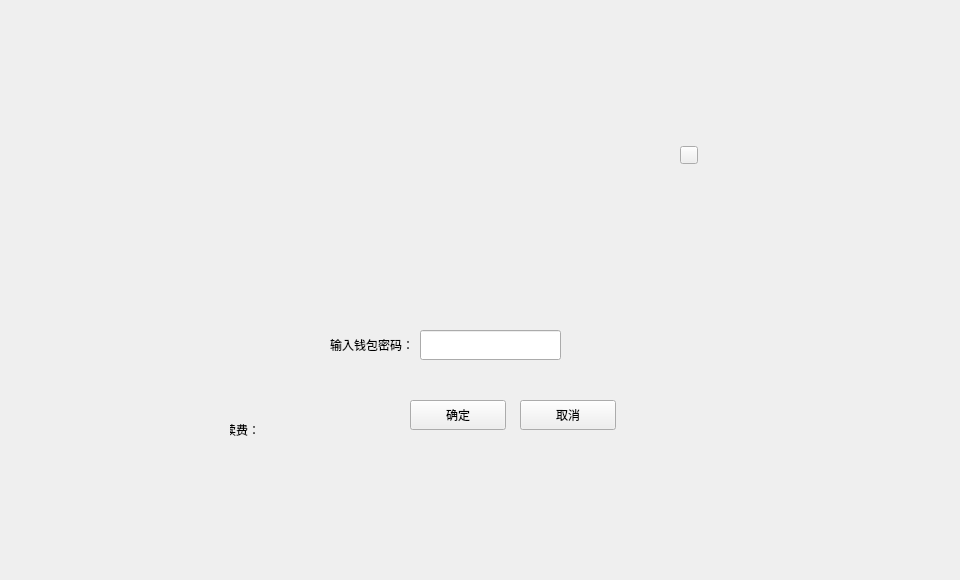
<?xml version="1.0" encoding="UTF-8"?>
<ui version="4.0">
 <class>WithdrawOrderDialog</class>
 <widget class="QDialog" name="WithdrawOrderDialog">
  <property name="geometry">
   <rect>
    <x>0</x>
    <y>0</y>
    <width>960</width>
    <height>580</height>
   </rect>
  </property>
  <property name="windowTitle">
   <string>Dialog</string>
  </property>
  <widget class="QWidget" name="widget" native="true">
   <property name="geometry">
    <rect>
     <x>0</x>
     <y>0</y>
     <width>960</width>
     <height>580</height>
    </rect>
   </property>
   <property name="font">
    <font>
     <family>微软雅黑</family>
    </font>
   </property>
   <widget class="QWidget" name="containerWidget" native="true">
    <property name="geometry">
     <rect>
      <x>230</x>
      <y>130</y>
      <width>500</width>
      <height>320</height>
     </rect>
    </property>
    <widget class="QToolButton" name="cancelBtn">
     <property name="geometry">
      <rect>
       <x>290</x>
       <y>270</y>
       <width>96</width>
       <height>30</height>
      </rect>
     </property>
     <property name="cursor">
      <cursorShape>PointingHandCursor</cursorShape>
     </property>
     <property name="styleSheet">
      <string notr="true"/>
     </property>
     <property name="text">
      <string>取消</string>
     </property>
    </widget>
    <widget class="QToolButton" name="okBtn">
     <property name="geometry">
      <rect>
       <x>180</x>
       <y>270</y>
       <width>96</width>
       <height>30</height>
      </rect>
     </property>
     <property name="cursor">
      <cursorShape>PointingHandCursor</cursorShape>
     </property>
     <property name="styleSheet">
      <string notr="true"/>
     </property>
     <property name="text">
      <string>确定</string>
     </property>
    </widget>
    <widget class="QLabel" name="label_2">
     <property name="geometry">
      <rect>
       <x>84</x>
       <y>200</y>
       <width>100</width>
       <height>30</height>
      </rect>
     </property>
     <property name="text">
      <string>输入钱包密码：</string>
     </property>
     <property name="alignment">
      <set>Qt::AlignRight|Qt::AlignTrailing|Qt::AlignVCenter</set>
     </property>
    </widget>
    <widget class="QLineEdit" name="pwdLineEdit">
     <property name="geometry">
      <rect>
       <x>190</x>
       <y>200</y>
       <width>141</width>
       <height>30</height>
      </rect>
     </property>
     <property name="echoMode">
      <enum>QLineEdit::Password</enum>
     </property>
    </widget>
    <widget class="QLabel" name="textLabel">
     <property name="geometry">
      <rect>
       <x>60</x>
       <y>20</y>
       <width>300</width>
       <height>40</height>
      </rect>
     </property>
     <property name="text">
      <string/>
     </property>
     <property name="scaledContents">
      <bool>false</bool>
     </property>
     <property name="wordWrap">
      <bool>true</bool>
     </property>
    </widget>
    <widget class="QLabel" name="tipLabel">
     <property name="geometry">
      <rect>
       <x>191</x>
       <y>237</y>
       <width>131</width>
       <height>16</height>
      </rect>
     </property>
     <property name="text">
      <string/>
     </property>
    </widget>
    <widget class="QToolButton" name="closeBtn">
     <property name="geometry">
      <rect>
       <x>450</x>
       <y>16</y>
       <width>18</width>
       <height>18</height>
      </rect>
     </property>
     <property name="cursor">
      <cursorShape>PointingHandCursor</cursorShape>
     </property>
     <property name="focusPolicy">
      <enum>Qt::NoFocus</enum>
     </property>
     <property name="styleSheet">
      <string notr="true"/>
     </property>
     <property name="text">
      <string/>
     </property>
    </widget>
    <widget class="QLabel" name="label_3">
     <property name="geometry">
      <rect>
       <x>-70</x>
       <y>290</y>
       <width>100</width>
       <height>20</height>
      </rect>
     </property>
     <property name="text">
      <string>预计手续费：</string>
     </property>
     <property name="alignment">
      <set>Qt::AlignRight|Qt::AlignTrailing|Qt::AlignVCenter</set>
     </property>
    </widget>
    <widget class="QLabel" name="feeLabel">
     <property name="geometry">
      <rect>
       <x>40</x>
       <y>290</y>
       <width>240</width>
       <height>20</height>
      </rect>
     </property>
     <property name="text">
      <string/>
     </property>
     <property name="alignment">
      <set>Qt::AlignLeading|Qt::AlignLeft|Qt::AlignVCenter</set>
     </property>
    </widget>
    <widget class="QStackedWidget" name="stackedWidget">
     <property name="geometry">
      <rect>
       <x>100</x>
       <y>60</y>
       <width>231</width>
       <height>131</height>
      </rect>
     </property>
    </widget>
   </widget>
  </widget>
 </widget>
 <resources/>
 <connections/>
</ui>
